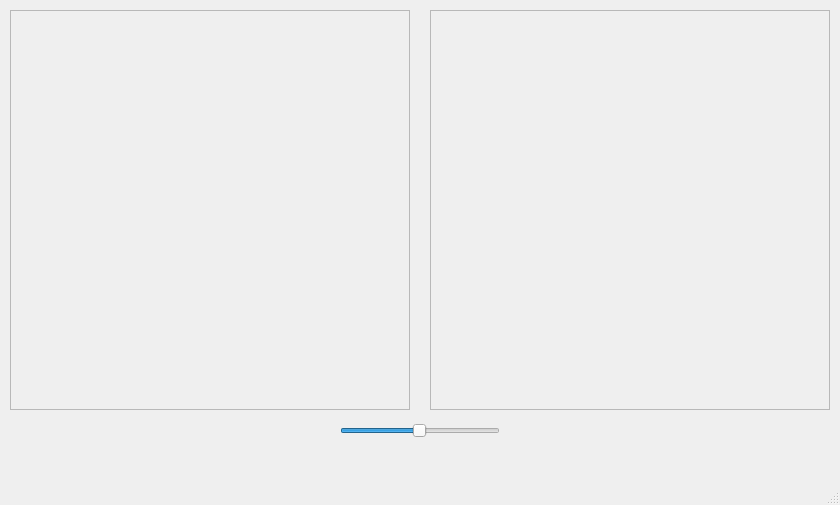
<?xml version="1.0" encoding="UTF-8"?>
<ui version="4.0">
 <class>MainWindow</class>
 <widget class="QMainWindow" name="MainWindow">
  <property name="geometry">
   <rect>
    <x>0</x>
    <y>0</y>
    <width>840</width>
    <height>505</height>
   </rect>
  </property>
  <property name="windowTitle">
   <string>MainWindow</string>
  </property>
  <widget class="QWidget" name="centralWidget">
   <widget class="QFrame" name="rysujFrame">
    <property name="geometry">
     <rect>
      <x>10</x>
      <y>10</y>
      <width>400</width>
      <height>400</height>
     </rect>
    </property>
    <property name="frameShape">
     <enum>QFrame::StyledPanel</enum>
    </property>
    <property name="frameShadow">
     <enum>QFrame::Raised</enum>
    </property>
   </widget>
   <widget class="QFrame" name="frame">
    <property name="geometry">
     <rect>
      <x>430</x>
      <y>10</y>
      <width>400</width>
      <height>400</height>
     </rect>
    </property>
    <property name="frameShape">
     <enum>QFrame::StyledPanel</enum>
    </property>
    <property name="frameShadow">
     <enum>QFrame::Raised</enum>
    </property>
   </widget>
   <widget class="QSlider" name="horizontalSlider">
    <property name="geometry">
     <rect>
      <x>340</x>
      <y>420</y>
      <width>160</width>
      <height>22</height>
     </rect>
    </property>
    <property name="minimum">
     <number>1</number>
    </property>
    <property name="maximum">
     <number>200</number>
    </property>
    <property name="value">
     <number>100</number>
    </property>
    <property name="orientation">
     <enum>Qt::Horizontal</enum>
    </property>
   </widget>
  </widget>
  <widget class="QMenuBar" name="menuBar">
   <property name="geometry">
    <rect>
     <x>0</x>
     <y>0</y>
     <width>840</width>
     <height>26</height>
    </rect>
   </property>
  </widget>
  <widget class="QStatusBar" name="statusBar"/>
 </widget>
 <layoutdefault spacing="6" margin="11"/>
 <resources/>
 <connections/>
</ui>
